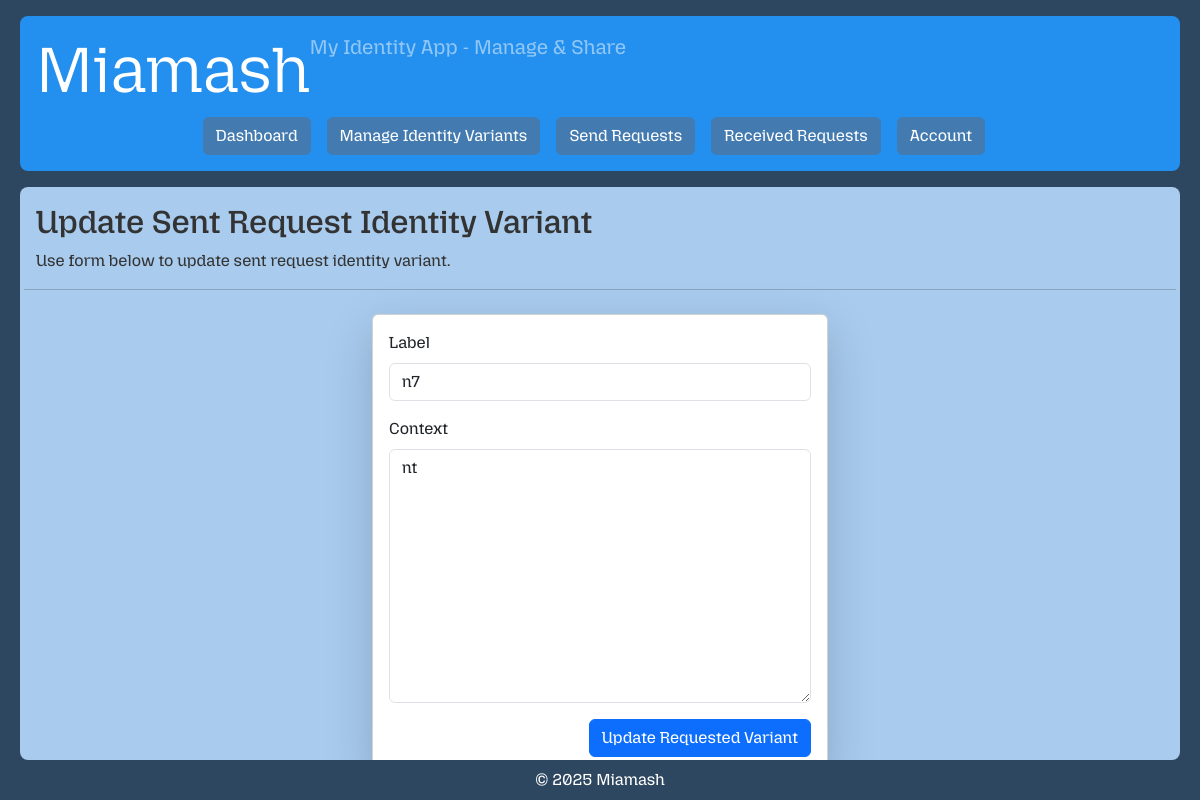
/request/send/1/request-identity-variant/10/edit/ (signed in), run on an earlier commit of the app's database.
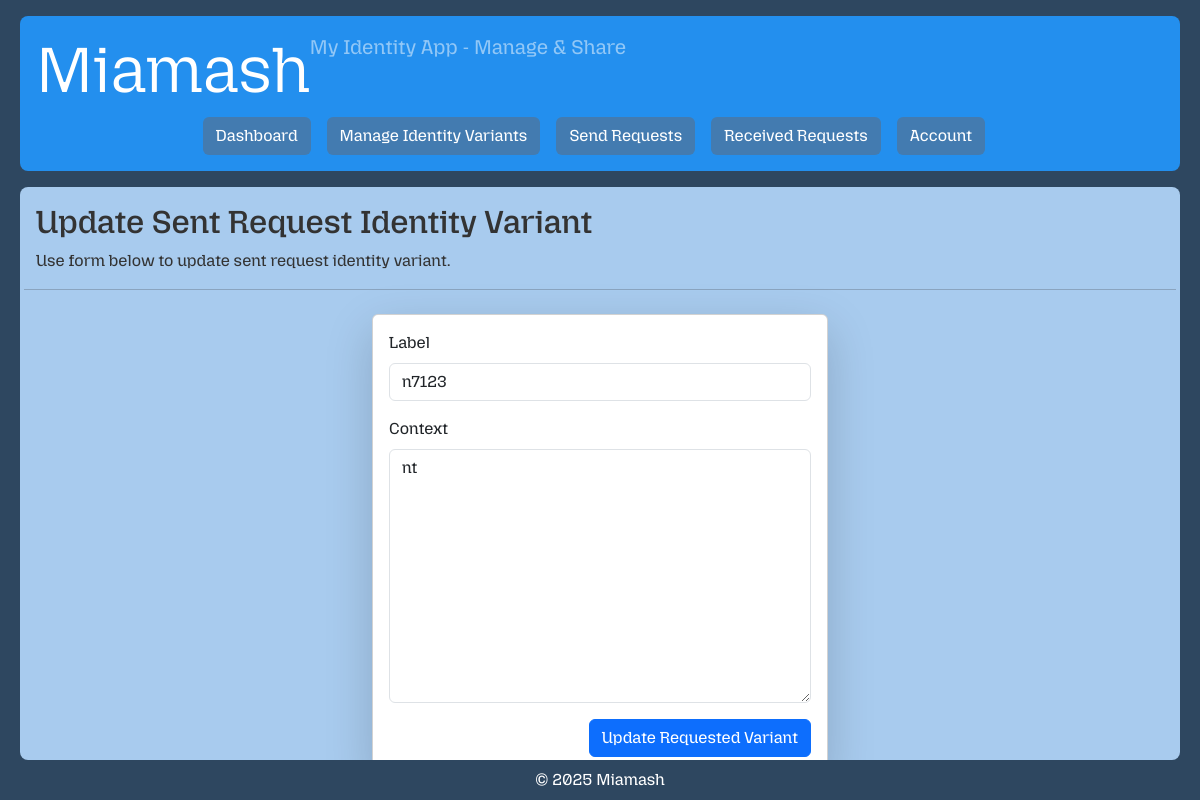
And on a later commit of the database.
### core/models.py (models this page shows, shortened)
class RequestIdentityVariant(models.Model):
    request = models.ForeignKey(Request, on_delete=models.CASCADE, related_name='request_identity_variants')
    label = models.CharField(max_length=50)
    context = models.TextField(blank=True)
    profile_link = models.ForeignKey(ProfileIdentityVariant,null=True, blank=True, on_delete=models.SET_NULL)

### web/views.py (the view, shortened to what this page needs)
# urls.py: path('request/send/<int:pk>/request-identity-variant/<int:request_identity_variant_pk>/edit/', RequestSendRequestIdentityVariantUpdateView.as_view(), name='request-send-request-identity-variant-update
class RequestSendRequestIdentityVariantUpdateView(RequestSenderRequestIdentityVariantPermissionMixin, UpdateView):
    form_class = RequestSendRequestIdentityVariantForm
    template_name = 'private/request_send_request_identity_variant_update.html'

### web/forms.py
class RequestSendRequestIdentityVariantForm(forms.ModelForm):
    class Meta:
        model = RequestIdentityVariant
        fields = ['label', 'context']

### web/permissions.py (called while the page is built)
    def get_queryset(self):
        return self.model.objects.filter(request__sender=self.request.user) # type: ignore

    def dispatch(self, request, *args, **kwargs):
        self.request_send = get_object_or_404(Request, pk=kwargs['pk'], sender=request.user)  # only expose when there is match of PK from URL and the sender is request.user
        return super().dispatch(request, *args, **kwargs)

### web/templates/private/request_send_request_identity_variant_update.html (shortened to what this page needs)
{% extends 'private/base.html' %}
{% block content %}
{% load django_bootstrap5 %}
<div class="row align-items-center mb-2">
    <div class="col">
        <h2>Update Sent Request Identity Variant</h2>
        <p>Use form below to update sent request identity variant.</p>
    </div>
    <hr>
</div>
<div class="row justify-content-center">
    <div class="col-md-8 col-lg-6 col-xl-5">
        <div class="card shadow-lg m">
            <div class="card-body">
                <form method="post">
                    {% bootstrap_form form layout='vertical' form_group_class='mb-3' %}
                    <div class="text-end">
                        <button type="submit" class="btn btn-primary">Update Requested Variant</button>
                    </div>
                </form>
            </div>
        </div>
    </div>
</div>
{% endblock %}

What changed in the data, as far as the page shows it:
changed RequestIdentityVariant "nt": label "n7" → "n7123"
